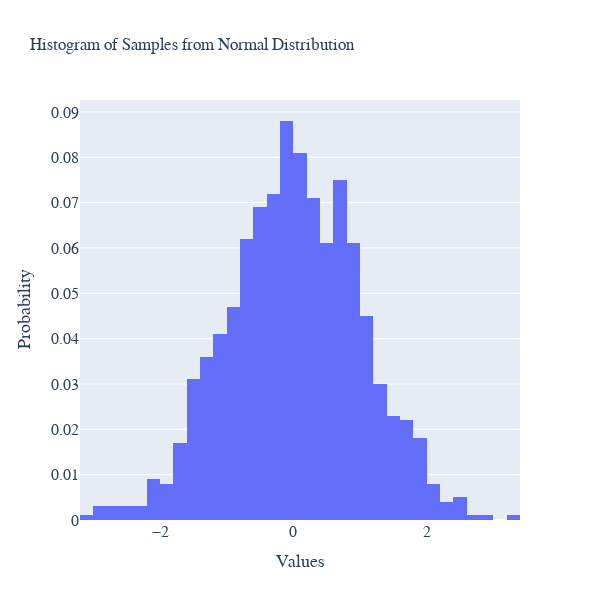

Write notebook code for a chart like this one.
### Code cell
# create figure
fig = go.Figure()

# plot data
fig.add_trace(
    go.Histogram(x=data, histnorm="probability", hovertemplate="<b>Bin Edges:</b> %{x}<br><b>Count:</b> %{y}<extra></extra>")
)

fig.update_layout(
    font_family="Averta",
    hoverlabel_font_family="Averta",
    title_text="Histogram of Samples from Normal Distribution",
    xaxis_title_text="Values",
    xaxis_title_font_size=18,
    xaxis_tickfont_size=16,
    yaxis_title_text="Probability",
    yaxis_title_font_size=18,
    yaxis_tickfont_size=16,
    hoverlabel_font_size=16,
    height=600, 
    width=600
)

fig.show()

### Figure 1 — Plotly figure (JSON) as saved in the notebook; plotly's stock layout.template omitted (floating-point values rounded to 4 significant figures; data arrays with more than 128 entries replaced by an {"elided": "..."} marker saying what was removed)
{"data": [{"histnorm": "probability", "hovertemplate": "<b>Bin Edges:</b> %{x}<br><b>Count:</b> %{y}<extra></extra>", "type": "histogram", "x": {"elided": "1000 float values"}}], "layout": {"font": {"family": "Averta"}, "height": 600, "hoverlabel": {"font": {"family": "Averta", "size": 16}}, "title": {"text": "Histogram of Samples from Normal Distribution"}, "width": 600, "xaxis": {"autorange": true, "range": [-3.2, 3.4], "tickfont": {"size": 16}, "title": {"font": {"size": 18}, "text": "Values"}, "type": "linear"}, "yaxis": {"autorange": true, "range": [0, 0.09263], "tickfont": {"size": 16}, "title": {"font": {"size": 18}, "text": "Probability"}}}}
